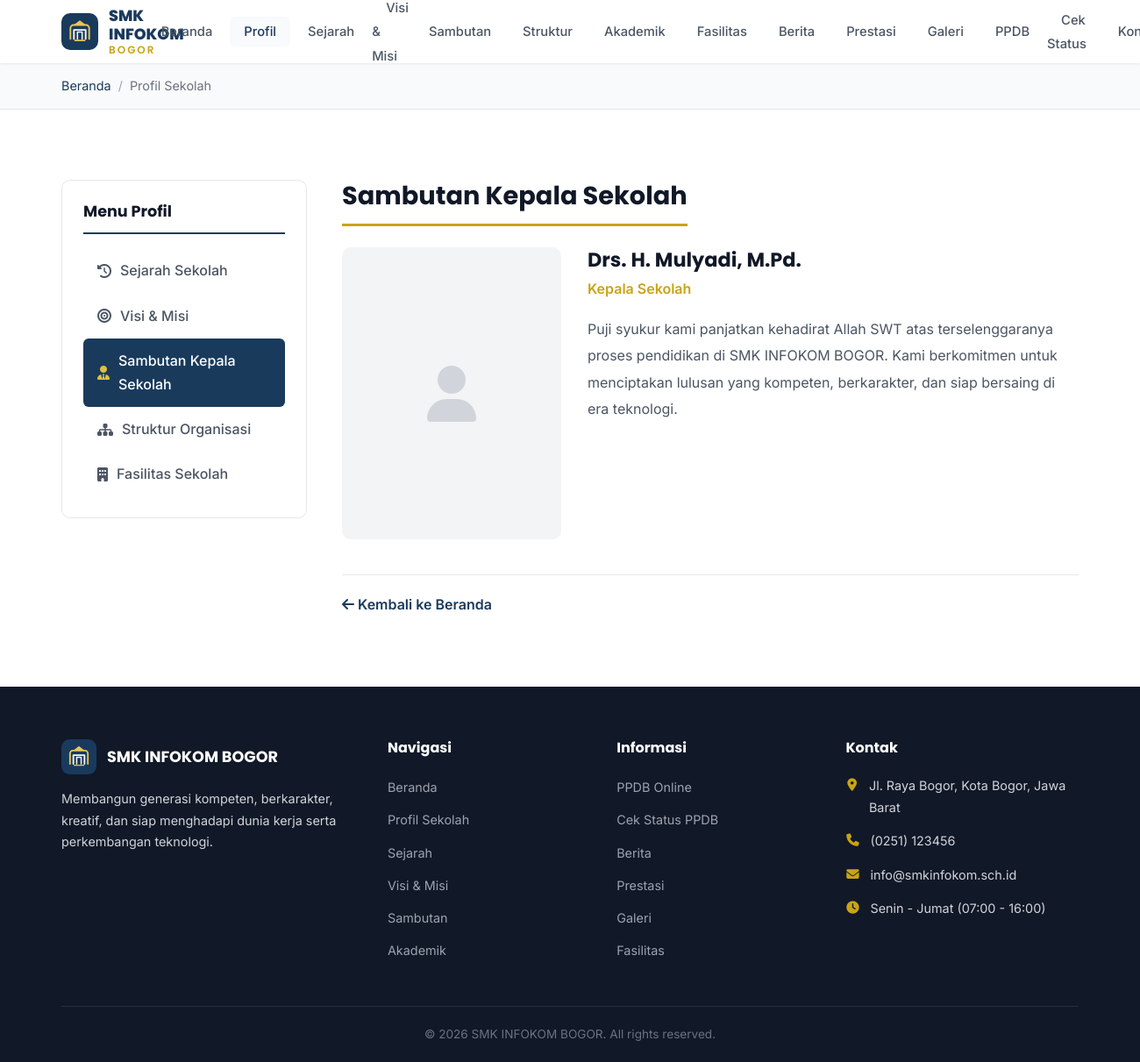
The page /profil.php?menu=sambutan on the database its author committed.
### tables this page shows
CREATE TABLE IF NOT EXISTS school_profile (
    id INT AUTO_INCREMENT PRIMARY KEY,
    nama_sekolah VARCHAR(200) NOT NULL DEFAULT 'SMK INFOKOM BOGOR',
    tagline TEXT,
    deskripsi TEXT,
    alamat TEXT,
    telepon VARCHAR(20),
    email VARCHAR(100),
    jam_operasional VARCHAR(100),
    logo VARCHAR(255) DEFAULT 'assets/images/logo.png',
    tahun_didirikan YEAR,
    npsn VARCHAR(20),
    akreditasi VARCHAR(10),
    created_at TIMESTAMP DEFAULT CURRENT_TIMESTAMP,
    updated_at TIMESTAMP DEFAULT CURRENT_TIMESTAMP ON UPDATE CURRENT_TIMESTAMP
);

CREATE TABLE IF NOT EXISTS principal_message (
    id INT AUTO_INCREMENT PRIMARY KEY,
    nama_kepsek VARCHAR(200) NOT NULL,
    jabatan VARCHAR(200) NOT NULL,
    sambutan TEXT NOT NULL,
    foto VARCHAR(255) DEFAULT NULL,
    is_active TINYINT(1) DEFAULT 1,
    created_at TIMESTAMP DEFAULT CURRENT_TIMESTAMP,
    updated_at TIMESTAMP DEFAULT CURRENT_TIMESTAMP ON UPDATE CURRENT_TIMESTAMP
);

### config/database.php (called while the page is built, shortened)
<?php
try {
    $dsn = "mysql:host=" . DB_HOST . ";dbname=" . DB_NAME . ";charset=" . DB_CHARSET;
    $options = [
        PDO::ATTR_ERRMODE            => PDO::ERRMODE_EXCEPTION,
        PDO::ATTR_DEFAULT_FETCH_MODE => PDO::FETCH_ASSOC,
        PDO::ATTR_EMULATE_PREPARES   => false,
        PDO::MYSQL_ATTR_INIT_COMMAND => "SET NAMES utf8mb4 COLLATE utf8mb4_unicode_ci"
    ];
    $pdo = new PDO($dsn, DB_USER, DB_PASS, $options);
} catch (PDOException $e) {
    error_log("Database Connection Error: " . $e->getMessage());
    die("<div style='padding:40px;text-align:center;font-family:sans-serif;'>
        <h2>⚠️ Koneksi Database Gagal</h2>
        <p>Pastikan MySQL sudah berjalan dan database <strong>smk_infokom</strong> sudah di-import.</p>
        <p><small>Error: " . htmlspecialchars($e->getMessage()) . "</small></p>
    </div>");
}
function db_query($sql, $params = []) {
    global $pdo;
    $stmt = $pdo->prepare($sql);
    $stmt->execute($params);
    return $stmt;
}
function db_fetch($sql, $params = []) {
    $stmt = db_query($sql, $params);
    return $stmt->fetch();
}

### includes/functions.php (called while the page is built, shortened)
<?php
require_once __DIR__ . '/../config/database.php';
function e($string) {
    return htmlspecialchars($string ?? '', ENT_QUOTES, 'UTF-8');
}
function asset_url($path, $fallback = 'assets/images/logo.svg') {
    $path = trim((string)$path);
    return BASE_URL . ltrim($path, '/');
}
function truncate($text, $length = 150, $suffix = '...') {
    if (mb_strlen($text) <= $length) return $text;
    return mb_substr($text, 0, $length) . $suffix;
}
function get_school_profile() {
    static $profile = null;
    if ($profile === null) {
        try {
            $profile = db_fetch("SELECT * FROM school_profile LIMIT 1");
        } catch (Throwable $e) {
            error_log('school_profile table missing or unavailable: ' . $e->getMessage());
            $profile = [];
        }
    }
    return $profile ?: [];
}

### profil.php (the view, shortened to what this page needs)
<?php
require_once __DIR__ . '/includes/functions.php';
require_once __DIR__ . '/includes/header.php';
require_once __DIR__ . '/includes/navbar.php';
$active_menu = $_GET['menu'] ?? 'sejarah';
$principal = db_fetch("SELECT * FROM principal_message WHERE is_active = 1 LIMIT 1");
?>
<main id="main-content">
    <div class="breadcrumb-bar">
        <div class="container">
            <nav aria-label="Breadcrumb">
                <a href="<?= BASE_URL ?>">Beranda</a>
                <span class="separator">/</span>
                <span class="current">Profil Sekolah</span>
            </nav>
        </div>
    </div>
    <section class="profil-section">
        <div class="container">
            <div class="profil-layout">
                <aside class="profil-sidebar">
                    <h3 class="sidebar-title">Menu Profil</h3>
                    <ul class="sidebar-menu">
                        <li class="<?= ($active_menu === 'sejarah') ? 'active' : '' ?>">
                            <a href="?menu=sejarah"><i class="fas fa-history"></i> Sejarah Sekolah</a>
                        </li>
                        <li class="<?= ($active_menu === 'visi-misi') ? 'active' : '' ?>">
                            <a href="?menu=visi-misi"><i class="fas fa-bullseye"></i> Visi & Misi</a>
                        </li>
                        <li class="<?= ($active_menu === 'sambutan') ? 'active' : '' ?>">
                            <a href="?menu=sambutan"><i class="fas fa-user-tie"></i> Sambutan Kepala Sekolah</a>
                        </li>
                        <li class="<?= ($active_menu === 'struktur') ? 'active' : '' ?>">
                            <a href="?menu=struktur"><i class="fas fa-sitemap"></i> Struktur Organisasi</a>
                        </li>
                        <li class="<?= ($active_menu === 'fasilitas') ? 'active' : '' ?>">
                            <a href="?menu=fasilitas"><i class="fas fa-building"></i> Fasilitas Sekolah</a>
                        </li>
                    </ul>
                </aside>
                <div class="profil-content">
                    <?php switch ($active_menu): case 'sejarah': ?>
                    <?php break; case 'sambutan': ?>
                        <h2 class="content-title">Sambutan Kepala Sekolah</h2>
                        <div class="content-body">
                            <?php if ($principal): ?>
                            <div class="sambutan-layout">
                                <div class="sambutan-foto">
                                    <?php if ($principal['foto']): ?>
                                    <img src="<?= e(asset_url($principal['foto'])) ?>" alt="<?= e($principal['nama_kepsek']) ?>">
                                    <?php else: ?>
                                    <div class="foto-placeholder">
                                        <i class="fas fa-user"></i>
                                    </div>
                                    <?php endif; ?>
                                </div>
                                <div class="sambutan-text">
                                    <h3><?= e($principal['nama_kepsek']) ?></h3>
                                    <p class="jabatan"><?= e($principal['jabatan']) ?></p>
                                    <div class="sambutan-is"><?= nl2br(e($principal['sambutan'])) ?></div>
                                </div>
                            </div>
                            <?php endif; ?>
                        </div>
                    <?php break; case 'struktur': ?>
                    <?php endswitch; ?>
                    <div class="back-link">
                        <a href="<?= BASE_URL ?>"><i class="fas fa-arrow-left"></i> Kembali ke Beranda</a>
                    </div>
                </div>
            </div>
        </div>
    </section>
</main>
<?php require_once __DIR__ . '/includes/footer.php'; ?>

### includes/navbar.php (shortened to what this page needs)
<?php
$nav_items = [
    ['url' => BASE_URL, 'label' => 'Beranda', 'page' => 'index'],
    ['url' => BASE_URL . 'profil.php', 'label' => 'Profil', 'page' => 'profil'],
    ['url' => BASE_URL . 'sejarah.php', 'label' => 'Sejarah', 'page' => 'sejarah'],
    ['url' => BASE_URL . 'visi-misi.php', 'label' => 'Visi & Misi', 'page' => 'visi-misi'],
    ['url' => BASE_URL . 'sambutan.php', 'label' => 'Sambutan', 'page' => 'sambutan'],
    ['url' => BASE_URL . 'struktur.php', 'label' => 'Struktur', 'page' => 'struktur'],
    ['url' => BASE_URL . 'akademik.php', 'label' => 'Akademik', 'page' => 'akademik'],
    ['url' => BASE_URL . 'fasilitas.php', 'label' => 'Fasilitas', 'page' => 'fasilitas'],
    ['url' => BASE_URL . 'berita.php', 'label' => 'Berita', 'page' => 'berita'],
    ['url' => BASE_URL . 'prestasi.php', 'label' => 'Prestasi', 'page' => 'prestasi'],
    ['url' => BASE_URL . 'galeri.php', 'label' => 'Galeri', 'page' => 'galeri'],
    ['url' => BASE_URL . 'ppdb.php', 'label' => 'PPDB', 'page' => 'ppdb'],
    ['url' => BASE_URL . 'cek-status.php', 'label' => 'Cek Status', 'page' => 'cek-status'],
    ['url' => BASE_URL . 'kontak.php', 'label' => 'Kontak', 'page' => 'kontak'],
];
$current_page = basename($_SERVER['PHP_SELF'], '.php');
?>
<nav class="navbar" id="navbar">
    <div class="container navbar-container">
        <a href="<?= BASE_URL ?>" class="navbar-brand">
            <div class="brand-logo">
                <img src="<?= e(asset_url($school['logo'] ?? 'assets/images/logo.svg')) ?>" alt="Logo SMK INFOKOM BOGOR" onerror="this.style.display='none'">
                <span class="brand-text">
                    <span class="brand-name">SMK INFOKOM</span>
                    <span class="brand-sub">BOGOR</span>
                </span>
            </div>
        </a>
        <ul class="navbar-nav desktop-nav">
            <?php foreach ($nav_items as $item): ?>
                <li class="nav-item<?= ($current_page === $item['page']) ? ' active' : '' ?>">
                    <a href="<?= $item['url'] ?>" class="nav-link"><?= e($item['label']) ?></a>
                </li>
            <?php endforeach; ?>
        </ul>
    </div>
</nav>

### includes/footer.php (shortened to what this page needs)
<footer class="footer">
    <div class="container">
        <div class="footer-grid">
            <div class="footer-col">
                <div class="footer-brand">
                    <img src="<?= e(asset_url($school['logo'] ?? 'assets/images/logo.svg')) ?>" alt="Logo" class="footer-logo" onerror="this.style.display='none'">
                    <h3 class="footer-title">SMK INFOKOM BOGOR</h3>
                </div>
                <p class="footer-desc"><?= e(truncate($school['tagline'] ?? 'Sekolah Menengah Kejuruan unggulan di Bogor.', 120)) ?></p>
            </div>
            <div class="footer-col">
                <h4 class="footer-heading">Navigasi</h4>
                <ul class="footer-links">
                    <li><a href="<?= BASE_URL ?>">Beranda</a></li>
                    <li><a href="<?= BASE_URL ?>profil.php">Profil Sekolah</a></li>
                    <li><a href="<?= BASE_URL ?>sejarah.php">Sejarah</a></li>
                    <li><a href="<?= BASE_URL ?>visi-misi.php">Visi & Misi</a></li>
                    <li><a href="<?= BASE_URL ?>sambutan.php">Sambutan</a></li>
                    <li><a href="<?= BASE_URL ?>akademik.php">Akademik</a></li>
                </ul>
            </div>
            <div class="footer-col">
                <h4 class="footer-heading">Informasi</h4>
                <ul class="footer-links">
                    <li><a href="<?= BASE_URL ?>ppdb.php">PPDB Online</a></li>
                    <li><a href="<?= BASE_URL ?>cek-status.php">Cek Status PPDB</a></li>
                    <li><a href="<?= BASE_URL ?>berita.php">Berita</a></li>
                    <li><a href="<?= BASE_URL ?>prestasi.php">Prestasi</a></li>
                    <li><a href="<?= BASE_URL ?>galeri.php">Galeri</a></li>
                    <li><a href="<?= BASE_URL ?>fasilitas.php">Fasilitas</a></li>
                </ul>
            </div>
            <div class="footer-col">
                <h4 class="footer-heading">Kontak</h4>
                <ul class="footer-contact">
                    <li>
                        <i class="fas fa-map-marker-alt"></i>
                        <span><?= e($school['alamat'] ?? '[ALAMAT SEKOLAH]') ?></span>
                    </li>
                    <li>
                        <i class="fas fa-phone"></i>
                        <span><?= e($school['telepon'] ?? '[NOMOR TELEPON]') ?></span>
                    </li>
                    <li>
                        <i class="fas fa-envelope"></i>
                        <span><?= e($school['email'] ?? '[EMAIL SEKOLAH]') ?></span>
                    </li>
                    <li>
                        <i class="fas fa-clock"></i>
                        <span><?= e($school['jam_operasional'] ?? 'Senin - Jumat (07:00 - 16:00)') ?></span>
                    </li>
                </ul>
            </div>
        </div>
        <div class="footer-bottom">
            <p>&copy; <?= date('Y') ?> SMK INFOKOM BOGOR. All rights reserved.</p>
        </div>
    </div>
</footer>
</body>
</html>

### assets/css/style.css (style rules this page uses)
:root { --primary: #1a3a5c; --primary-dark: #0f2a45; --primary-light: #2c5f8a; --secondary: #c8a415; --secondary-light: #e0c040; --accent: #2563eb; --white: #ffffff; --light: #f8fafc; --gray-50: #f9fafb; --gray-100: #f3f4f6; --gray-200: #e5e7eb; --gray-300: #d1d5db; --gray-400: #9ca3af; --gray-500: #6b7280; --gray-600: #4b5563; --gray-700: #374151; --gray-800: #1f2937; --gray-900: #111827; --font-heading: 'Poppins', sans-serif; --font-body: 'Inter', sans-serif; --container-max: 1200px; --section-padding: 80px 0; --section-padding-mobile: 50px 0; --shadow-sm: 0 1px 3px rgba(0,0,0,0.08); --shadow-md: 0 4px 12px rgba(0,0,0,0.1); --shadow-lg: 0 10px 30px rgba(0,0,0,0.12); --shadow-xl: 0 20px 50px rgba(0,0,0,0.15); --radius-sm: 6px; --radius-md: 10px; --radius-lg: 16px; --radius-full: 50%; --transition: all 0.3s ease; --transition-fast: all 0.2s ease; }
*, *::before, *::after { margin: 0; padding: 0; box-sizing: border-box; }
html { scroll-behavior: smooth; font-size: 16px; }
body { font-family: var(--font-body); color: var(--gray-700); line-height: 1.7; background: var(--white); overflow-x: hidden; }
img { max-width: 100%; height: auto; display: block; }
a { text-decoration: none; color: inherit; transition: var(--transition-fast); }
ul, ol { list-style: none; }
h1, h2, h3, h4, h5, h6 { font-family: var(--font-heading); color: var(--gray-900); line-height: 1.3; font-weight: 700; }
.container { width: 100%; max-width: var(--container-max); margin: 0 auto; padding: 0 20px; }
.navbar { position: sticky; top: 0; z-index: 1000; background: var(--white); box-shadow: var(--shadow-sm); transition: var(--transition); }
.navbar-container { display: flex; align-items: center; justify-content: space-between; height: 72px; }
.navbar-brand { display: flex; align-items: center; gap: 12px; }
.brand-logo { display: flex; align-items: center; gap: 12px; }
.brand-logo img { width: 42px; height: 42px; object-fit: contain; }
.brand-text { display: flex; flex-direction: column; line-height: 1.2; }
.brand-name { font-family: var(--font-heading); font-weight: 800; font-size: 1.1rem; color: var(--primary); }
.brand-sub { font-family: var(--font-heading); font-weight: 600; font-size: 0.75rem; color: var(--secondary); letter-spacing: 2px; text-transform: uppercase; }
.desktop-nav { display: flex; align-items: center; gap: 4px; }
.nav-link { padding: 8px 16px; font-weight: 500; font-size: 0.92rem; color: var(--gray-600); border-radius: var(--radius-sm); transition: var(--transition-fast); }
.nav-link:hover, .nav-item.active .nav-link { color: var(--primary); background: var(--gray-50); }
.footer { background: var(--gray-900); color: var(--gray-300); padding: 60px 0 0; }
.footer-grid { display: grid; grid-template-columns: 1.5fr 1fr 1fr 1.2fr; gap: 40px; padding-bottom: 40px; }
.footer-brand { display: flex; align-items: center; gap: 12px; margin-bottom: 16px; }
.footer-logo { width: 40px; height: 40px; object-fit: contain; }
.footer-title { color: var(--white); font-size: 1.1rem; }
.footer-desc { font-size: 0.9rem; line-height: 1.7; margin-bottom: 20px; }
.footer-heading { color: var(--white); font-size: 1rem; margin-bottom: 20px; font-family: var(--font-heading); }
.footer-links li { margin-bottom: 10px; }
.footer-links a { font-size: 0.9rem; color: var(--gray-400); }
.footer-contact li { display: flex; gap: 12px; margin-bottom: 14px; font-size: 0.9rem; }
.footer-contact i { color: var(--secondary); margin-top: 4px; width: 16px; text-align: center; }
.footer-bottom { border-top: 1px solid rgba(255,255,255,0.1); padding: 20px 0; text-align: center; font-size: 0.85rem; color: var(--gray-500); }

### rows shown on the page
school_profile: logo (picture), tagline "Membangun generasi kompeten, berkarakter, kreatif, dan siap menghadapi dunia kerja serta perkembangan teknologi.", alamat "Jl. Raya Bogor, Kota Bogor, Jawa Barat", telepon "(0251) 123456", email "info@smkinfokom.sch.id", jam_operasional "Senin - Jumat (07:00 - 16:00)"
principal_message: nama_kepsek "Drs. H. Mulyadi, M.Pd.", jabatan "Kepala Sekolah", sambutan "Puji syukur kami panjatkan kehadirat Allah SWT atas terselenggaranya proses pendidikan di SMK INFOKOM BOGOR. Kami berkomitmen untuk menciptakan lulusan yang kompeten, berkarakter, dan siap bersaing di era teknologi."

### other values the page prints
$item['label'] "Beranda"
$item['label'] "Profil"
$item['label'] "Sejarah"
$item['label'] "Visi & Misi"
$item['label'] "Sambutan"
$item['label'] "Struktur"
$item['label'] "Akademik"
$item['label'] "Fasilitas"
$item['label'] "Berita"
$item['label'] "Prestasi"
$item['label'] "Galeri"
$item['label'] "PPDB"
$item['label'] "Cek Status"
